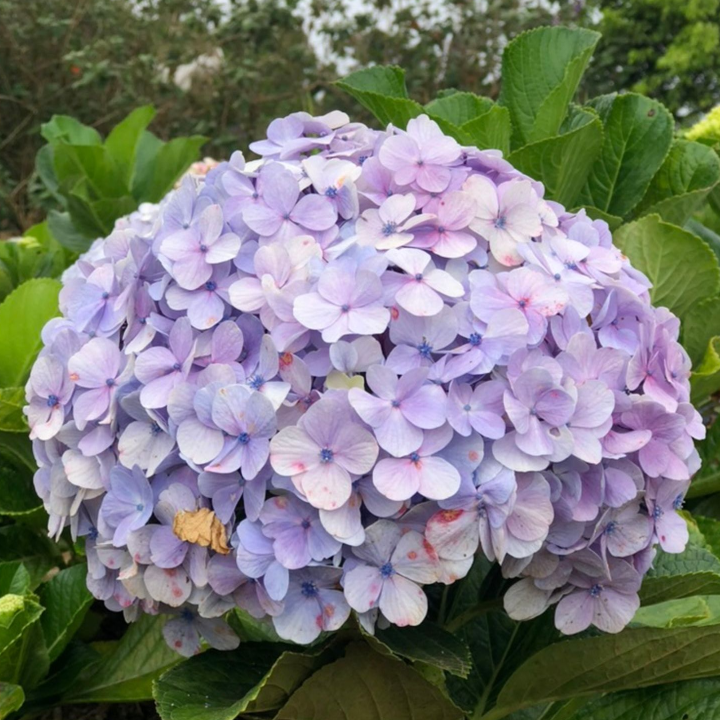
#> input picture sample_image.png, 1440 x 1440 px (shown at 1/2 size)
$ jupyter execute PCD_Assignment01.ipynb
#> lines starting #> are read from the running program, lines starting #| are printed output that depends on the picture
# First Assignment (Image Processing and Analysis)

## Library imports

[cell 1]
import numpy as np
import math

import matplotlib.pyplot as plt
from skimage.transform import resize
import cv2

import os

## Define functions

### Downsampling

[cell 2]
# Image downsampling function
def img_downsampling(desired_size, arr, method="mean"):

    # Parameter guard
#> called with desired_size = 2, arr = array of shape (4, 4), method = 'max'
    if len(arr) <= desired_size or len(arr[0]) <= desired_size:
        raise ValueError("Desired size must not be greater or equal than the size of array!")
    elif len(arr) % 2 != desired_size % 2:
        raise ValueError("Type of number (odd or even) for an array and desired size is not equal!")
    elif len(arr) != len(arr[0]):
        raise ValueError("Must be an equal size or an ordo type!")

    result = np.zeros((desired_size, desired_size))

    # Check if the size of an array and its desired size is odd or even
    if desired_size % 2 == 0 and len(arr) % 2 == 0:
        # Begin downsampling for even number size
        for i in range(desired_size):
            for j in range(desired_size):

                # block = arr[i * desired_size:(i + 1) * (desired_size), j * desired_size:(j + 1) * (desired_size)]
                block = arr[i*2:(i+1)*2, j*2:(j+1)*2]

                if method == 'max':
                    result[i, j] = np.max(block)
                elif method == 'median':
                    result[i, j] = np.median(block)
                elif method == 'mean':
                    result[i, j] = np.mean(block)
    else:
        indices = [(0,2), (2,4), (4,5)]

        # Begin downsampling for odd number size
        for i in range(desired_size):
            for j in range(desired_size):
                r_start, r_end = indices[i]
                c_start, c_end = indices[j]

                block = arr[r_start:r_end, c_start:c_end]

                if method == 'max':
                    result[i, j] = np.max(block)
                elif method == 'median':
                    result[i, j] = np.median(block)
                elif method == 'mean':
                    result[i, j] = np.mean(block)

    return result

### Upsampling

[cell 3]
# Image upsampling function
def img_upsampling(desired_size, arr, method="nearest"):

    # Parameter guard
    if len(arr) >= desired_size or len(arr[0]) >= desired_size:
        raise ValueError("Desired size must not be less or equal than the size of array!")
    elif len(arr) % 2 != desired_size % 2:
        raise ValueError("Type of number (odd or even) for an array and desired size is not equal!")
    elif len(arr) != len(arr[0]):
        raise ValueError("Must be an equal size or an ordo type!")

    # Check if the size of an array and its desired size is odd or even
    if desired_size % 2 == 0 and len(arr) % 2 == 0:
        if method == 'nearest':
            # return np.repeat(np.repeat(arr, math.sqrt(desired_size), axis=0), math.sqrt(desired_size), axis=1)
            return np.repeat(np.repeat(arr, math.log2(desired_size), axis=0), math.log2(desired_size), axis=1)
        elif method == 'bilinear':
            return resize(arr, (desired_size, desired_size), order=1, preserve_range=True, anti_aliasing=False)
        elif method == 'bicubic':
            return resize(arr, (desired_size, desired_size), order=3, preserve_range=True)
    else:
        if method == 'nearest':
            scale = desired_size / len(arr)
            result = np.zeros((desired_size, desired_size))
            for i in range(desired_size):
                for j in range(desired_size):
                    src_i = int(i / scale)
                    src_j = int(j / scale)
                    result[i, j] = arr[src_i, src_j]
            return result
        elif method == 'bilinear':
            return resize(arr, (desired_size, desired_size), order=1, preserve_range=True, anti_aliasing=False)
        elif method == 'bicubic':
            return resize(arr, (desired_size, desired_size), order=3, preserve_range=True)

## Data sample

[cell 4]
# 4x4 Sample
img_4x4 = np.array([
    [76, 55, 10, 45],
    [56, 22, 74, 80],
    [97, 105, 88, 48],
    [122, 88, 40, 122]
], dtype=np.float32)

# 5x5 Sample
img_5x5 = np.array([
    [54, 20, 99, 77, 52],
    [90, 72, 80, 90, 120],
    [110, 120, 65, 140, 189],
    [65, 233, 120, 190, 200],
    [210, 220, 90, 100, 233]
], dtype=np.float32)

## Sample array execution

### Downsampling

#### 4x4

[cell 5]
downsampling_methods = ["max", "median", "mean"]

downsampling_4x4_max = np.round(img_downsampling(2, img_4x4, downsampling_methods[0])).astype(int)
downsampling_4x4_median = np.round(img_downsampling(2, img_4x4, downsampling_methods[1])).astype(int)
downsampling_4x4_mean = downsampling_4x4_median = np.round(img_downsampling(2, img_4x4, downsampling_methods[2])).astype(int)

print("Downsampling image 4x4 (max)")
print(downsampling_4x4_max)

plt.figure(figsize=(8,8))
plt.imshow(downsampling_4x4_max, cmap="gray")
plt.show()

print("Downsampling image 4x4 (median)")
print(downsampling_4x4_median)

plt.figure(figsize=(8,8))
plt.imshow(downsampling_4x4_median, cmap="gray")
plt.show()

print("Downsampling image 4x4 (mean)")
print(downsampling_4x4_mean)

plt.figure(figsize=(8,8))
plt.imshow(downsampling_4x4_mean, cmap="gray")
plt.show()

#### 5x5

[cell 6]
downsampling_5x5_max = np.round(img_downsampling(3, img_5x5, downsampling_methods[0])).astype(int)
downsampling_5x5_median = np.round(img_downsampling(3, img_5x5, downsampling_methods[1])).astype(int)
downsampling_5x5_mean = downsampling_4x4_median = np.round(img_downsampling(3, img_5x5, downsampling_methods[2])).astype(int)

print("Downsampling image 5x5 (max)")
print(downsampling_5x5_max)

plt.figure(figsize=(8,8))
plt.imshow(downsampling_5x5_max, cmap="gray")
plt.show()

print("Downsampling image 5x5 (median)")
print(downsampling_5x5_median)

plt.figure(figsize=(8,8))
plt.imshow(downsampling_5x5_median, cmap="gray")
plt.show()

print("Downsampling image 5x5 (mean)")
print(downsampling_5x5_mean)

plt.figure(figsize=(8,8))
plt.imshow(downsampling_5x5_mean, cmap="gray")
plt.show()
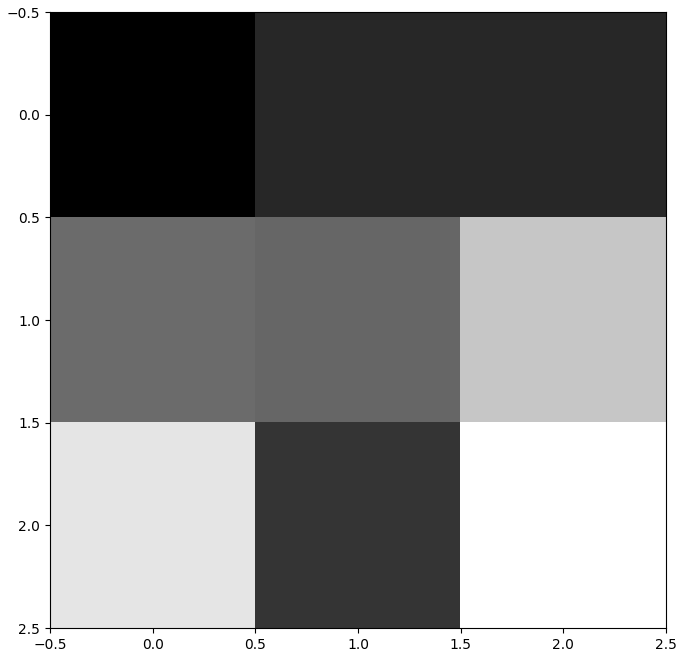
#> figure drawn by matplotlib, 1 panel

### Upsampling

[cell 7]
upsampling_methods = ["nearest", "bilinear", "bicubic"]

sampling_size = 16

arr_nearest_result = np.round(img_upsampling(sampling_size, img_4x4, upsampling_methods[0])).astype(int)
arr_bilinear_result = np.round(img_upsampling(sampling_size, img_4x4, upsampling_methods[1])).astype(int)
arr_bicubic_result = np.round(img_upsampling(sampling_size, img_4x4, upsampling_methods[2])).astype(int)

print("Upsampling image 4x4 (nearest)")
print(arr_nearest_result)

plt.figure(figsize=(8,8))
plt.imshow(arr_nearest_result, cmap="gray")
plt.show()
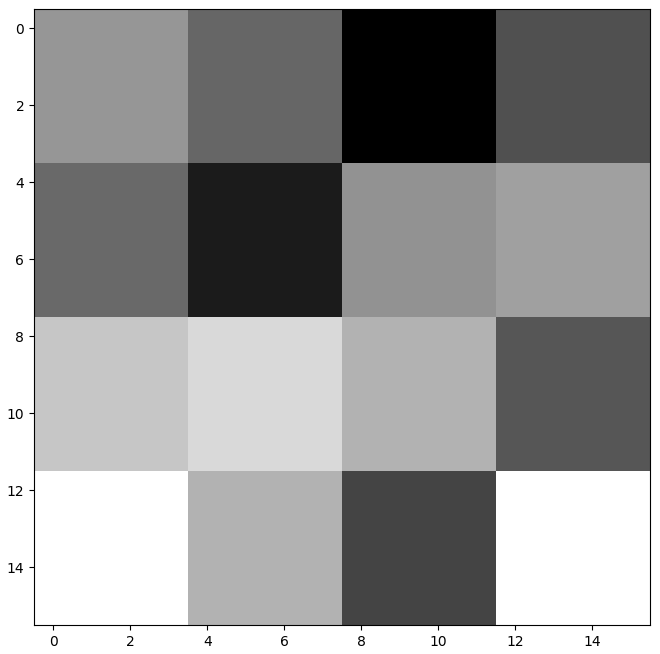
#> figure drawn by matplotlib, 1 panel

print("Upsampling image 4x4 (bilinear)")
print(arr_bilinear_result)

plt.figure(figsize=(8,8))
plt.imshow(arr_bilinear_result, cmap="gray")
plt.show()
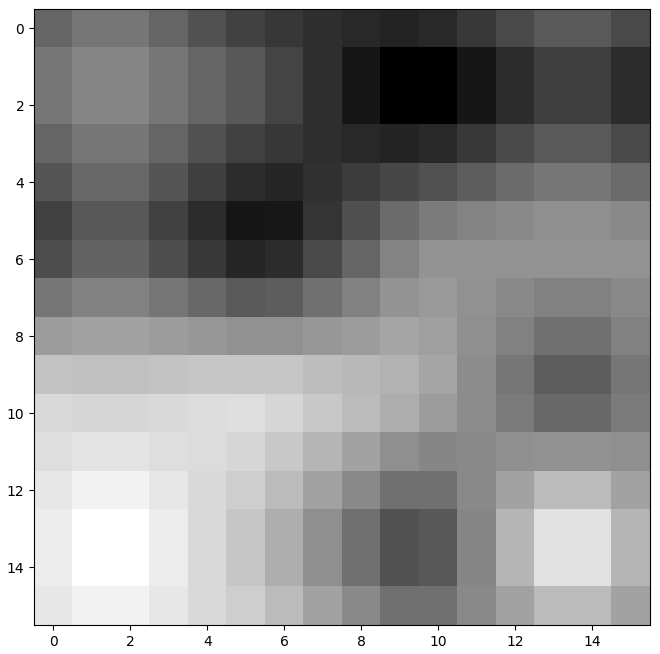
#> figure drawn by matplotlib, 1 panel

print("Upsampling image 4x4 (bicubic)")
print(arr_bicubic_result)

plt.figure(figsize=(8,8))
plt.imshow(arr_bicubic_result, cmap="gray")
plt.show()
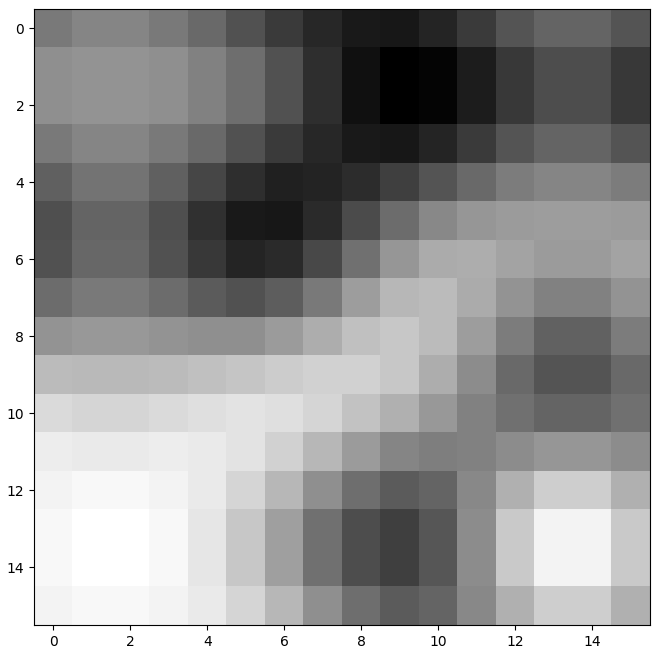
#> figure drawn by matplotlib, 1 panel

## Live image demonstration

[cell 8]
img_file = cv2.imread("sample_image.png", cv2.IMREAD_GRAYSCALE)
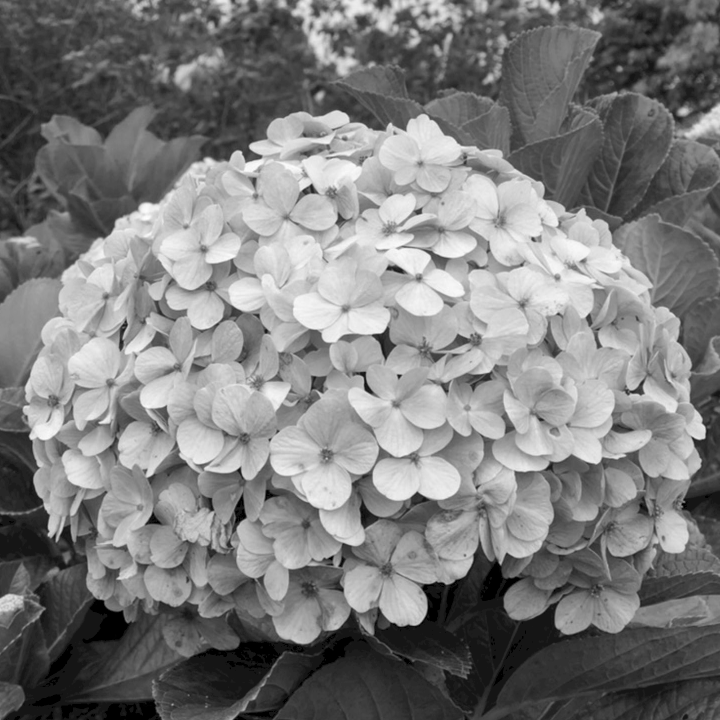
#> img_file: shape (1440, 1440) (shown at 1/2 size); min 0, max 255, mean 124.5

if img_file is None:
    raise ValueError("No image file provided!")

# Show image using matplotlib
plt.figure(figsize=(8,8))
plt.imshow(img_file, cmap="gray")
plt.axis("off")
plt.show()

print(f"Image size: {img_file.shape}")
#| Image size: (1440, 1440)

# Resize image to size power of two's
img_file_low = cv2.resize(img_file, (512, 512), interpolation=cv2.INTER_AREA)
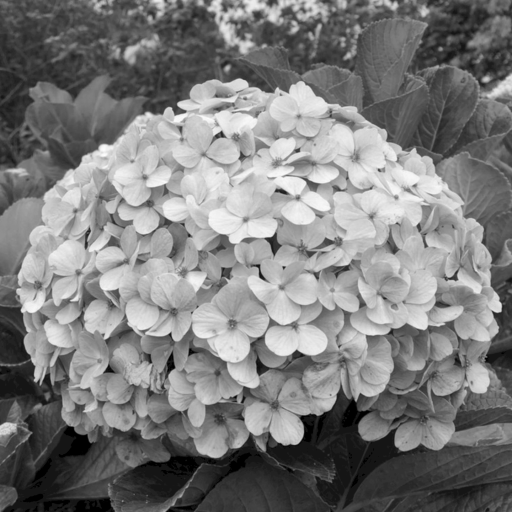
#> img_file_low: shape (512, 512); min 0, max 253, mean 124.5

plt.figure(figsize=(8,8))
plt.imshow(img_file_low, cmap="gray")
plt.axis("off")
plt.show()

print(f"Image size: {img_file_low.shape}")
#| Image size: (512, 512)

### Downsampling

[cell 9]
downsampling_size = 64

# Max
max_downsampling_result = np.round(img_downsampling(downsampling_size, img_file_low, downsampling_methods[0]))
#> after the loop in img_downsampling (call 7), `for i in range(desired_size):`:
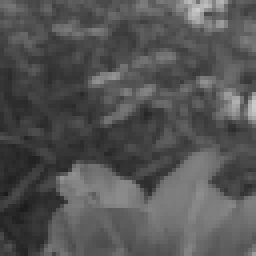
#> result: shape (64, 64) float64 (shown 4 times larger); min 27, max 202, mean 83.9
print(f"Max:\n{max_downsampling_result}\n")
#> (printed output is left out)

plt.figure(figsize=(8,8))
plt.imshow(max_downsampling_result, cmap="gray")
plt.axis("off")
plt.show()

# Median
median_downsampling_result = np.round(img_downsampling(downsampling_size, img_file_low, downsampling_methods[1]))
print(f"Median:\n{median_downsampling_result}\n")
#> (printed output is left out)

plt.figure(figsize=(8,8))
plt.imshow(median_downsampling_result, cmap="gray")
plt.axis("off")
plt.show()

# Mean
mean_downsampling_result = np.round(img_downsampling(downsampling_size, img_file_low, downsampling_methods[2]))
print(f"Mean:\n{mean_downsampling_result}\n")
#> (printed output is left out)

plt.figure(figsize=(8,8))
plt.imshow(mean_downsampling_result, cmap="gray")
plt.axis("off")
plt.show()

### Upsampling

[cell 10]
upsampling_size = 2048

img_file_super_low = cv2.resize(img_file, (64, 64), interpolation=cv2.INTER_AREA)
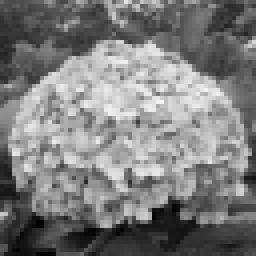
#> img_file_super_low: shape (64, 64) (shown 4 times larger); min 0, max 242, mean 124.5

# Initial
plt.figure(figsize=(8,8))
plt.imshow(img_file_super_low, cmap="gray")
plt.axis("off")
plt.show()

print(f"Image size: {img_file_super_low.shape}")
#| Image size: (64, 64)

print("\n\n")

# ================================================================

# Nearest
nearest_upsampling_result = np.round(img_upsampling(upsampling_size, img_file_super_low, upsampling_methods[0]))
#> call 4 of img_upsampling, with desired_size = 2048, method = 'nearest'
#> in img_upsampling (call 4), `return np.repeat(np.repeat(arr, math.log2(desired_size), axis=0), math..`:
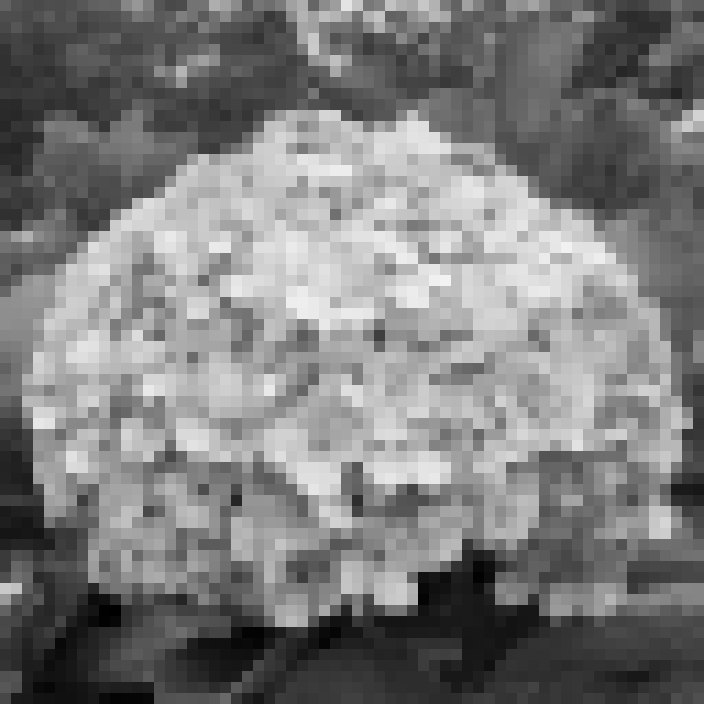
#> returned value: shape (704, 704); min 0, max 242, mean 124.5
print(f"Nearest:\n{nearest_upsampling_result}\n")
#> (printed output is left out)

plt.figure(figsize=(8,8))
plt.imshow(nearest_upsampling_result, cmap="gray")
plt.axis("off")
plt.show()

# Bilinear
bilinear_upsampling_result = np.round(img_upsampling(upsampling_size, img_file_super_low, upsampling_methods[1]))
#> in img_upsampling (call 5), `return resize(arr, (desired_size, desired_size), order=1, preserve_ran..`:
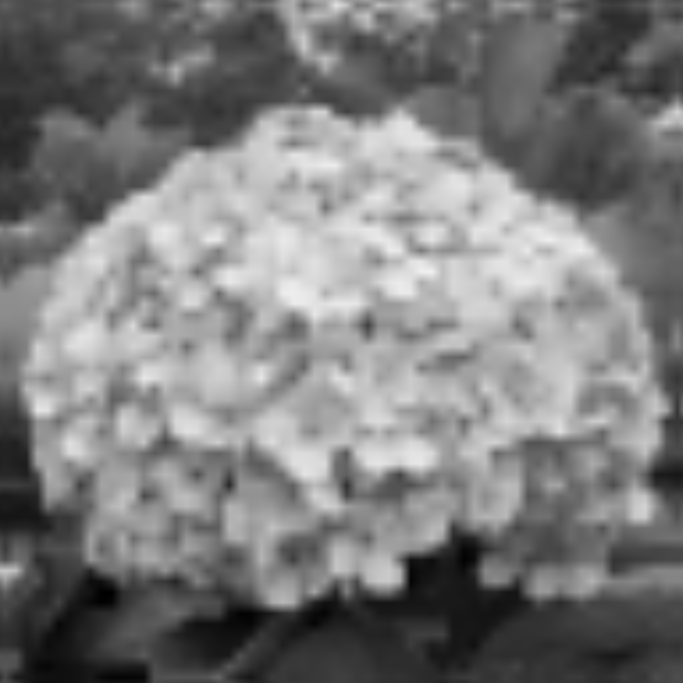
#> returned value: shape (2048, 2048) float64 (shown at 1/3 size); min 0.124, max 241.4, mean 124.4
print(f"Bilinear:\n{bilinear_upsampling_result}\n")
#> (printed output is left out)

plt.figure(figsize=(8,8))
plt.imshow(bilinear_upsampling_result, cmap="gray")
plt.axis("off")
plt.show()

# Bicubic
bicubic_upsampling_result = np.round(img_upsampling(upsampling_size, img_file_super_low, upsampling_methods[2]))
print(f"Bilinear:\n{bicubic_upsampling_result}\n")
#> (printed output is left out)

plt.figure(figsize=(8,8))
plt.imshow(bicubic_upsampling_result, cmap="gray")
plt.axis("off")
plt.show()
